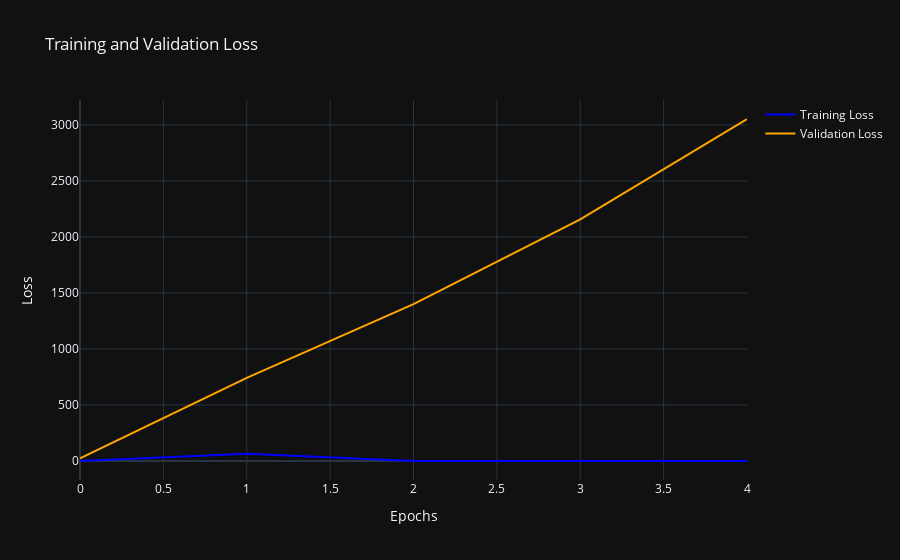
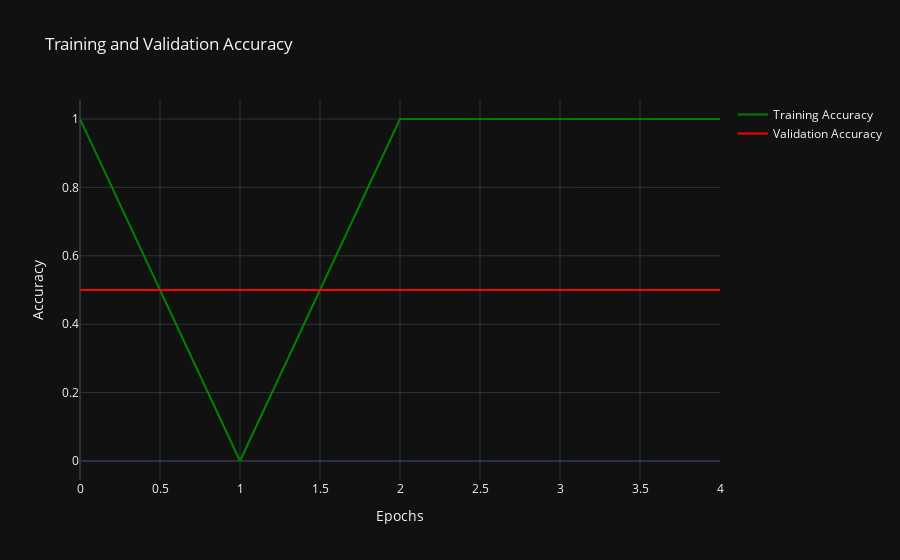

The notebook cell saved with these charts, in order:
### Code cell
import plotly.graph_objects as go
import plotly.express as px



# Create a Plotly figure for loss
fig_loss = go.Figure()

fig_loss.add_trace(go.Scatter(x=history.epoch,
                             y=history.history['loss'],
                             mode='lines',
                             name='Training Loss',
                             line=dict(color='blue')))
fig_loss.add_trace(go.Scatter(x=history.epoch,
                             y=history.history['val_loss'],
                             mode='lines',
                             name='Validation Loss',
                             line=dict(color='orange')))

fig_loss.update_layout(title='Training and Validation Loss',
                      xaxis_title='Epochs',
                      yaxis_title='Loss',
                      template='plotly_dark')

# Create a Plotly figure for accuracy
fig_accuracy = go.Figure()

fig_accuracy.add_trace(go.Scatter(x=history.epoch,
                                 y=history.history['accuracy'],
                                 mode='lines',
                                 name='Training Accuracy',
                                 line=dict(color='green')))
fig_accuracy.add_trace(go.Scatter(x=history.epoch,
                                 y=history.history['val_accuracy'],
                                 mode='lines',
                                 name='Validation Accuracy',
                                 line=dict(color='red')))

fig_accuracy.update_layout(title='Training and Validation Accuracy',
                          xaxis_title='Epochs',
                          yaxis_title='Accuracy',
                          template='plotly_dark')

# Show the figures
fig_loss.show()
fig_accuracy.show()

### Figure 1 — Plotly figure (JSON) as saved in the notebook; plotly's stock layout.template omitted (floating-point values rounded to 4 significant figures)
{"data": [{"line": {"color": "blue"}, "mode": "lines", "name": "Training Loss", "type": "scatter", "x": [0, 1, 2, 3, 4], "y": [3.562e-21, 63.75, 0, 0, 0]}, {"line": {"color": "orange"}, "mode": "lines", "name": "Validation Loss", "type": "scatter", "x": [0, 1, 2, 3, 4], "y": [24.34, 742.7, 1401.0, 2158.0, 3054.0]}], "layout": {"title": {"text": "Training and Validation Loss"}, "xaxis": {"title": {"text": "Epochs"}}, "yaxis": {"title": {"text": "Loss"}}}}

### Figure 2 — Plotly figure (JSON) as saved in the notebook; plotly's stock layout.template omitted (floating-point values rounded to 4 significant figures)
{"data": [{"line": {"color": "green"}, "mode": "lines", "name": "Training Accuracy", "type": "scatter", "x": [0, 1, 2, 3, 4], "y": [1, 0, 1, 1, 1]}, {"line": {"color": "red"}, "mode": "lines", "name": "Validation Accuracy", "type": "scatter", "x": [0, 1, 2, 3, 4], "y": [0.5, 0.5, 0.5, 0.5, 0.5]}], "layout": {"title": {"text": "Training and Validation Accuracy"}, "xaxis": {"title": {"text": "Epochs"}}, "yaxis": {"title": {"text": "Accuracy"}}}}
